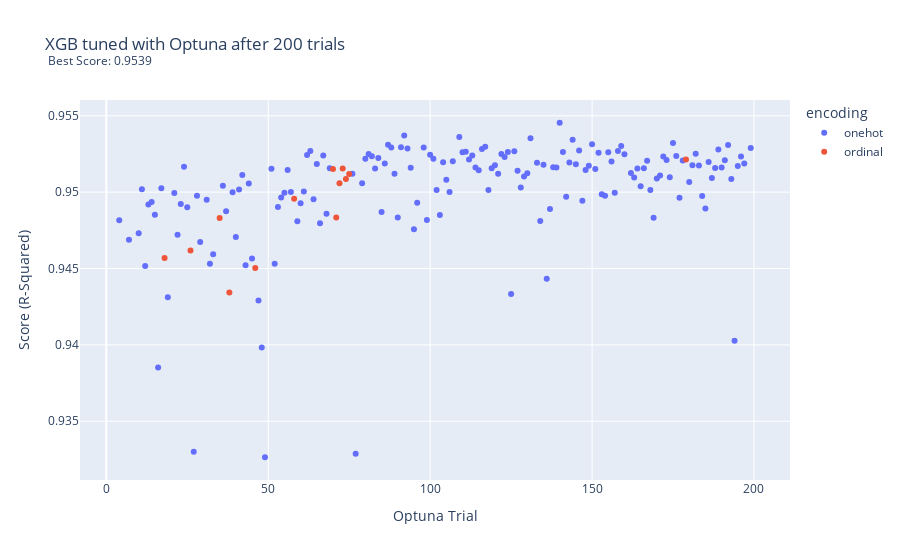

Notebook source saved alongside this figure:
### Code cell
fig = px.scatter(optuna_xgb.loc[optuna_xgb.Score > .93],
                 x="Trial", 
                 y="Score", 
                 color = 'encoding',
                 hover_data=['Parameters'],
                labels = {'Trial': 'Optuna Trial', 'Score': 'Score (R-Squared)'},
                title = 'XGB tuned with Optuna after 200 trials  <br><sup> Best Score: 0.9539</sup>')

fig.update_layout(
    hoverlabel=dict(
        bgcolor="white",
        font_size=8,
        font_family="Rockwell"
    )
)
fig.write_image("images/optuna_xgb_encoding.png")
fig.show()

### Figure 1 — Plotly figure (JSON) as saved in the notebook; plotly's stock layout.template omitted (floating-point values rounded to 4 significant figures; data arrays with more than 128 entries replaced by an {"elided": "..."} marker saying what was removed)
{"data": [{"customdata": {"elided": "169x1x8x2 mixed values"}, "hovertemplate": "encoding=onehot<br>Optuna Trial=%{x}<br>Score (R-Squared)=%{y}<br>Parameters=%{customdata[0]}<extra></extra>", "legendgroup": "onehot", "marker": {"color": "#636efa", "symbol": "circle"}, "mode": "markers", "name": "onehot", "orientation": "v", "showlegend": true, "type": "scatter", "x": {"elided": "169 int values"}, "xaxis": "x", "y": {"elided": "169 float values"}, "yaxis": "y"}, {"customdata": {"elided": "13x1x8x2 mixed values"}, "hovertemplate": "encoding=ordinal<br>Optuna Trial=%{x}<br>Score (R-Squared)=%{y}<br>Parameters=%{customdata[0]}<extra></extra>", "legendgroup": "ordinal", "marker": {"color": "#EF553B", "symbol": "circle"}, "mode": "markers", "name": "ordinal", "orientation": "v", "showlegend": true, "type": "scatter", "x": [18, 26, 35, 38, 46, 58, 70, 71, 72, 73, 74, 75, 179], "xaxis": "x", "y": [0.9457, 0.9462, 0.9483, 0.9434, 0.945, 0.9496, 0.9515, 0.9483, 0.9506, 0.9516, 0.9509, 0.9512, 0.9521], "yaxis": "y"}], "layout": {"hoverlabel": {"bgcolor": "white", "font": {"family": "Rockwell", "size": 8}}, "legend": {"title": {"text": "encoding"}, "tracegroupgap": 0}, "title": {"text": "XGB tuned with Optuna after 200 trials  <br><sup> Best Score: 0.9539</sup>"}, "xaxis": {"anchor": "y", "domain": [0, 1], "title": {"text": "Optuna Trial"}}, "yaxis": {"anchor": "x", "domain": [0, 1], "title": {"text": "Score (R-Squared)"}}}}
